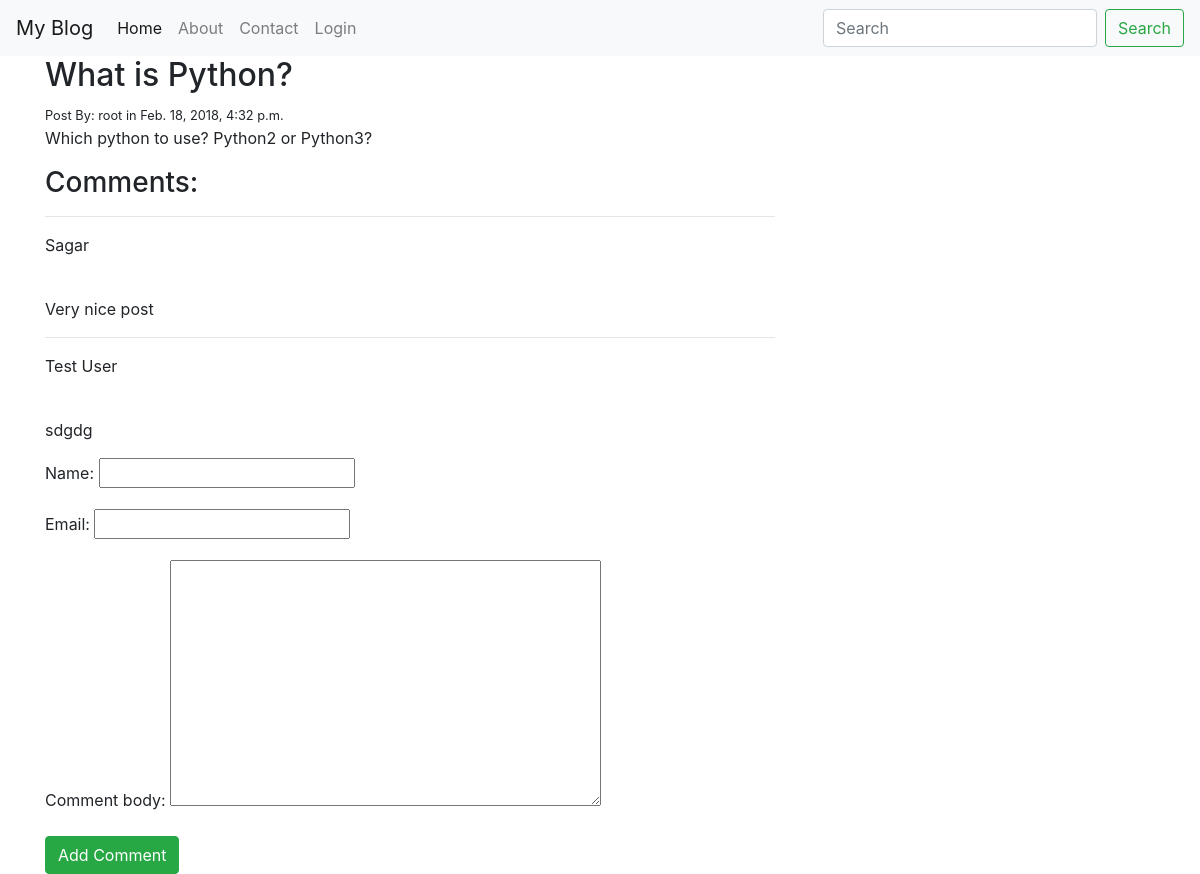
Screenshot of /post_detail/2 with the database file from the repository.
### blog/models.py (models this page shows, shortened)
class Post(models.Model):
    STATUS_CHOICES = (
        ('draft', 'Draft'),
        ('published', 'Published'),
    )
    title = models.CharField(max_length=250)
    author = models.ForeignKey("auth.User", related_name='blog_posts')
    body = models.TextField()
    publish = models.DateTimeField(default=timezone.now)
    created = models.DateTimeField(auto_now_add=True)
    updated = models.DateTimeField(auto_now=True)
    status = models.CharField(max_length=10, choices=STATUS_CHOICES, default='draft')
    objects = models.Manager()
    published = PublishManager() # use our custom model manager
    class Meta:
        ordering = ('-publish',) # sort by publish date in the admin view

class Comment(models.Model):
    post_id = models.ForeignKey('Post', related_name='post_comments', on_delete=CASCADE)
    name = models.CharField(max_length=20)
    email = models.EmailField(blank=True, null=True)
    comment_body = models.TextField(max_length=200)

### blog/views.py (the view, shortened to what this page needs)
# urls.py: url(r'post_detail/(?P<pk>\d+)', views.PostDetailView.as_view(), name='detail'),
class PostDetailView(DetailView):
    def get(self, request, *args, **kwargs):
        pk = kwargs.get('pk')
        one_post = Post.objects.get(pk=pk)
        comments = one_post.post_comments.all()
        comment_form = CommentForm()
        ctx = {
            "one_post": one_post,
            'comments': comments,
            "comment_form": comment_form
        }
        return render(request, 'blog/post_detail.html', context=ctx)

### blog/forms.py
class CommentForm(ModelForm):
     class Meta:
         model=Comment
         fields=['name','email','comment_body']

### blog/templates/blog/post_detail.html (shortened to what this page needs)
{% extends 'base.html' %}
{% block bodyBlock %}
    <h2>{{ one_post.title }}</h2>
    <small>Post By: {{ one_post.author }} in {{ one_post.created }}</small>
    <p>{{ one_post.body }}</p>
    <h3>Comments:</h3>
    {% for comment in comments %}
        <hr>
        <p>{{ comment.name }}</p>
        <br>
        <p>{{ comment.comment_body }}</p>
    {% empty %}
        <p>No comments yet</p>
    {% endfor %}
    <form action="" method="post">
        {{ comment_form.as_p }}
    <input type="submit" class="btn btn-success" value="Add Comment">
    </form>
{% endblock bodyBlock %}

### rows the page displays
Post: title "What is Python?", author "root", created "Feb. 18, 2018, 4:32 p.m.", body "Which python to use? Python2 or Python3?"
Comment: name "Sagar", comment_body "Very nice post"
Comment: name "Test User", comment_body "sdgdg"
